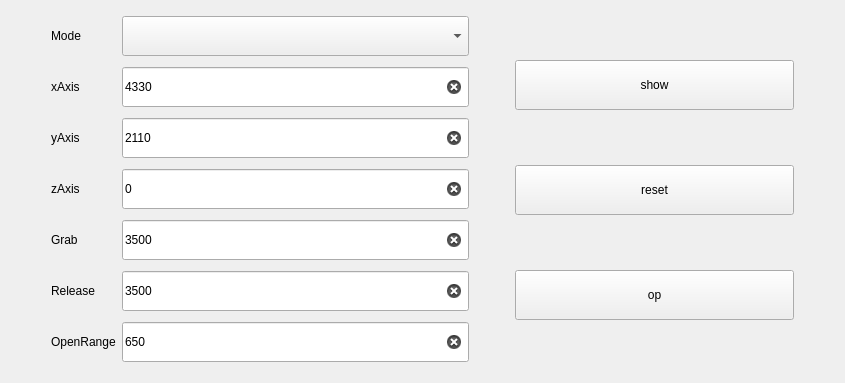
<?xml version="1.0" encoding="UTF-8"?>
<ui version="4.0">
 <class>SingleStepGripper</class>
 <widget class="QWidget" name="SingleStepGripper">
  <property name="geometry">
   <rect>
    <x>0</x>
    <y>0</y>
    <width>845</width>
    <height>383</height>
   </rect>
  </property>
  <property name="windowTitle">
   <string>Form</string>
  </property>
  <layout class="QHBoxLayout" name="horizontalLayout" stretch="0,3,0,2,0">
   <item>
    <spacer name="horizontalSpacer">
     <property name="orientation">
      <enum>Qt::Horizontal</enum>
     </property>
     <property name="sizeHint" stdset="0">
      <size>
       <width>40</width>
       <height>20</height>
      </size>
     </property>
    </spacer>
   </item>
   <item>
    <layout class="QGridLayout" name="gridLayout">
     <item row="0" column="1">
      <widget class="QComboBox" name="comboBox">
       <property name="minimumSize">
        <size>
         <width>0</width>
         <height>40</height>
        </size>
       </property>
       <property name="styleSheet">
        <string notr="true">QComboBox QAbstractItemView::item{height:50px;}</string>
       </property>
      </widget>
     </item>
     <item row="1" column="1">
      <widget class="QLineEdit" name="edit_0">
       <property name="minimumSize">
        <size>
         <width>0</width>
         <height>40</height>
        </size>
       </property>
       <property name="text">
        <string>4330</string>
       </property>
       <property name="clearButtonEnabled">
        <bool>true</bool>
       </property>
      </widget>
     </item>
     <item row="2" column="0">
      <widget class="QLabel" name="lab_1">
       <property name="text">
        <string>yAxis</string>
       </property>
      </widget>
     </item>
     <item row="2" column="1">
      <widget class="QLineEdit" name="edit_1">
       <property name="minimumSize">
        <size>
         <width>0</width>
         <height>40</height>
        </size>
       </property>
       <property name="text">
        <string>2110</string>
       </property>
       <property name="clearButtonEnabled">
        <bool>true</bool>
       </property>
      </widget>
     </item>
     <item row="4" column="1">
      <widget class="QLineEdit" name="edit_2">
       <property name="minimumSize">
        <size>
         <width>0</width>
         <height>40</height>
        </size>
       </property>
       <property name="text">
        <string>3500</string>
       </property>
       <property name="clearButtonEnabled">
        <bool>true</bool>
       </property>
      </widget>
     </item>
     <item row="4" column="0">
      <widget class="QLabel" name="lab_2">
       <property name="text">
        <string>Grab</string>
       </property>
      </widget>
     </item>
     <item row="3" column="0">
      <widget class="QLabel" name="lab_4">
       <property name="text">
        <string>zAxis</string>
       </property>
      </widget>
     </item>
     <item row="5" column="1">
      <widget class="QLineEdit" name="edit_3">
       <property name="minimumSize">
        <size>
         <width>0</width>
         <height>40</height>
        </size>
       </property>
       <property name="text">
        <string>3500</string>
       </property>
       <property name="clearButtonEnabled">
        <bool>true</bool>
       </property>
      </widget>
     </item>
     <item row="5" column="0">
      <widget class="QLabel" name="lab_3">
       <property name="text">
        <string>Release</string>
       </property>
      </widget>
     </item>
     <item row="3" column="1">
      <widget class="QLineEdit" name="edit_4">
       <property name="minimumSize">
        <size>
         <width>0</width>
         <height>40</height>
        </size>
       </property>
       <property name="text">
        <string>0</string>
       </property>
       <property name="clearButtonEnabled">
        <bool>true</bool>
       </property>
      </widget>
     </item>
     <item row="1" column="0">
      <widget class="QLabel" name="lab_0">
       <property name="text">
        <string>xAxis</string>
       </property>
      </widget>
     </item>
     <item row="0" column="0">
      <widget class="QLabel" name="lab">
       <property name="text">
        <string>Mode</string>
       </property>
      </widget>
     </item>
     <item row="6" column="0">
      <widget class="QLabel" name="lab_5">
       <property name="text">
        <string>OpenRange</string>
       </property>
      </widget>
     </item>
     <item row="6" column="1">
      <widget class="QLineEdit" name="edit_5">
       <property name="minimumSize">
        <size>
         <width>0</width>
         <height>40</height>
        </size>
       </property>
       <property name="text">
        <string>650</string>
       </property>
       <property name="clearButtonEnabled">
        <bool>true</bool>
       </property>
      </widget>
     </item>
    </layout>
   </item>
   <item>
    <spacer name="horizontalSpacer_2">
     <property name="orientation">
      <enum>Qt::Horizontal</enum>
     </property>
     <property name="sizeHint" stdset="0">
      <size>
       <width>40</width>
       <height>20</height>
      </size>
     </property>
    </spacer>
   </item>
   <item>
    <layout class="QVBoxLayout" name="verticalLayout">
     <item>
      <widget class="QPushButton" name="btn_show">
       <property name="minimumSize">
        <size>
         <width>0</width>
         <height>50</height>
        </size>
       </property>
       <property name="text">
        <string>show</string>
       </property>
      </widget>
     </item>
     <item>
      <widget class="QPushButton" name="btn_reset">
       <property name="minimumSize">
        <size>
         <width>0</width>
         <height>50</height>
        </size>
       </property>
       <property name="text">
        <string>reset</string>
       </property>
      </widget>
     </item>
     <item>
      <widget class="QPushButton" name="btn">
       <property name="minimumSize">
        <size>
         <width>0</width>
         <height>50</height>
        </size>
       </property>
       <property name="text">
        <string>op</string>
       </property>
      </widget>
     </item>
    </layout>
   </item>
   <item>
    <spacer name="horizontalSpacer_3">
     <property name="orientation">
      <enum>Qt::Horizontal</enum>
     </property>
     <property name="sizeHint" stdset="0">
      <size>
       <width>40</width>
       <height>20</height>
      </size>
     </property>
    </spacer>
   </item>
  </layout>
 </widget>
 <resources/>
 <connections/>
</ui>
